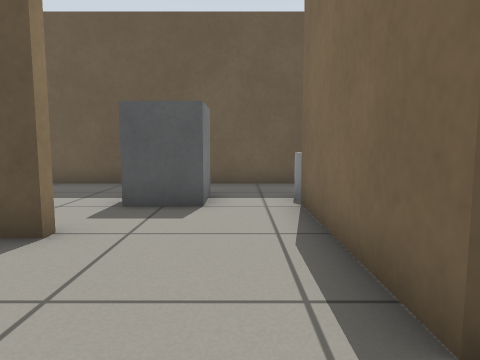
[1] (above)

13 first-person views from a walk through a robot-simulator world made for Gazebo. The camera is 0.6 m above the floor, tilts 6° down and sees 70° across. The floor is counted in squares, 0.5 m on a side. Each view is taken from the middle of a square. On the plan, view 1 faces up. The plan holds only what a view shows up to about 14 squares ahead; the rest is blank.

[2]
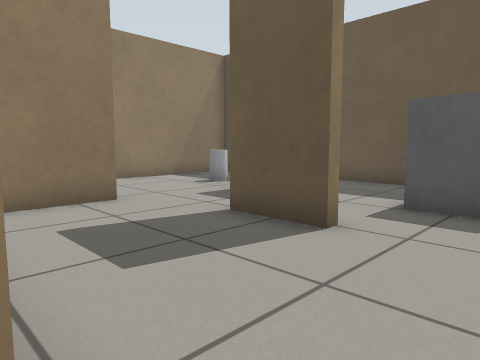

[3]
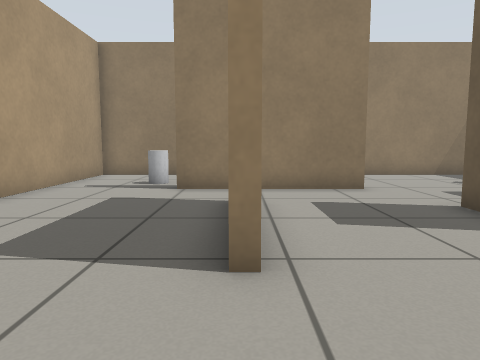

[4]
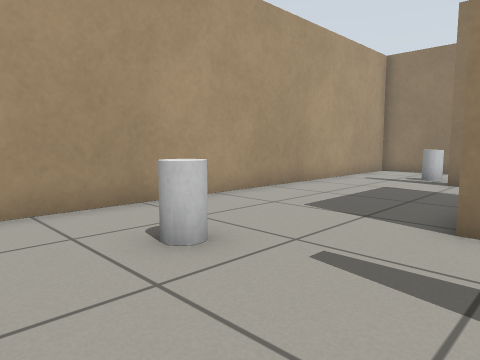

[5]
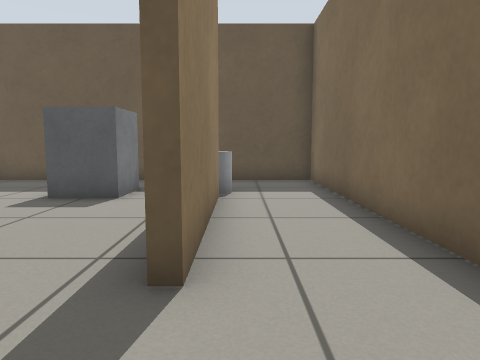

[6]
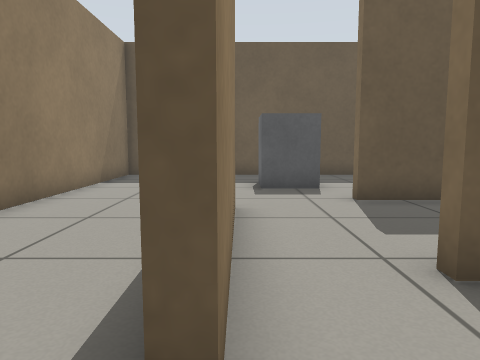

[7]
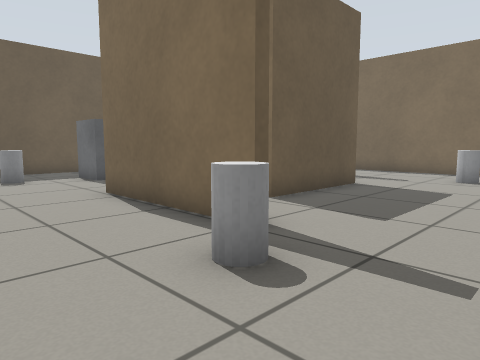

[8]
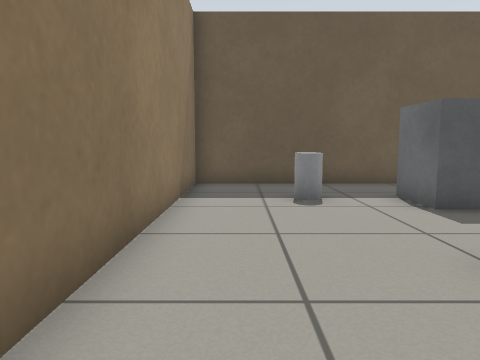

[9]
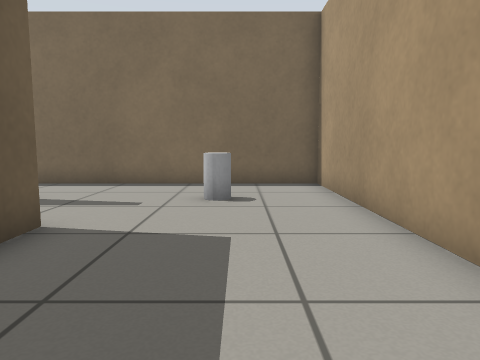

[10]
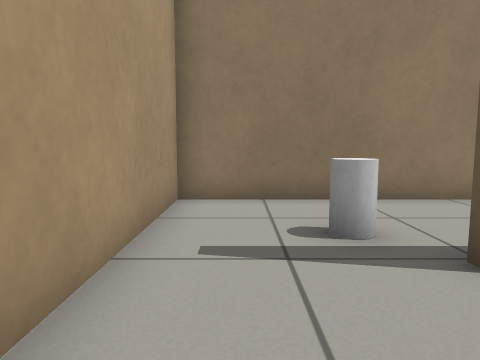

[11]
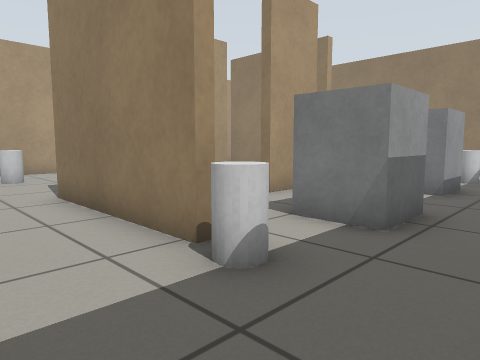

[12]
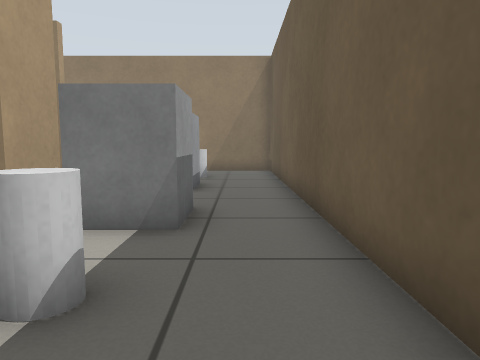

[13]
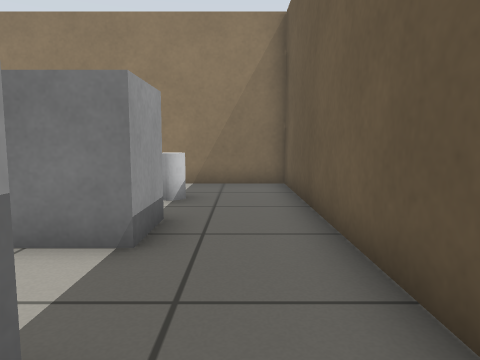

### Floor plan
Points are (right, up) in squares from view 1. A wall is a line through its corners. A room is listed if a view was taken in it or the views show most of it. See-through windows are left out.
Room 1 (views 1, 2, 3, 4, 5, 6, 7, 8, 9, 10, 11, 12, 13)
walls: (-4.5, 4.2) (-4.5, 4.6) (-2.5, 4.6) (-2.5, 4.2) (-4.5, 4.2); (-5.1, 0.2) (-4.4, 0.2); (-7.1, 3.4) (-7.1, -1.7) (-7.4, -1.7) (-7.4, 3.4); (-1, -0.1) (-5.1, -0.1); (1.5, 6.6) (1.5, 1.8) (1.2, 1.8) (1.2, 6.5); (-11.3, 10.4) (-11.3, -5.3) (4.4, -5.3) (4.4, 10.4) (-11.3, 10.4)
objects: white cylinder (-9, -3) to (-8, -2); white cylinder (-9, 7) to (-8, 8); grey box (-6, 6) to (-5, 8); grey box (-2, 7) to (-1, 8); white cylinder (1, -3) to (2, -2); white cylinder (1, 7) to (2, 8)

Positions as (right, up) in squares from view 1, and headings:
1: (0, 0), facing up
2: (0, 0), facing up-left
3: (2, 0), facing left
4: (4, 1), facing down-left
5: (2, -1), facing up
6: (-7, -3), facing up
7: (-11, -5), facing up-right
8: (-10, 0), facing up
9: (-6, -3), facing right
10: (-4, -4), facing left
11: (4, 10), facing down-left
12: (4, 9), facing left
13: (-1, 9), facing left
